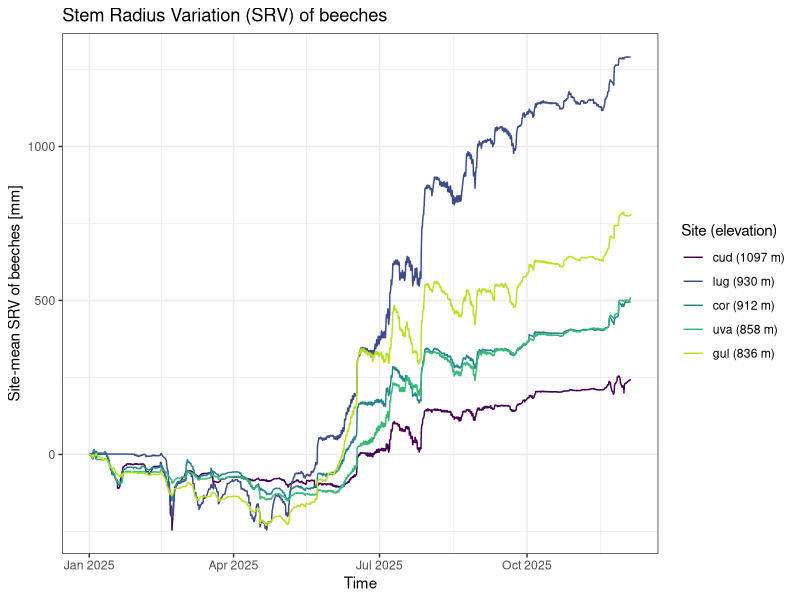
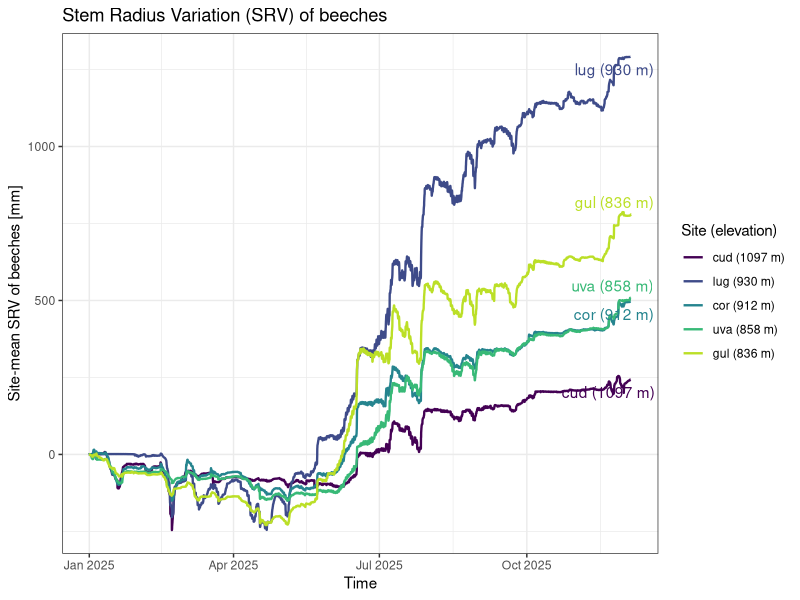
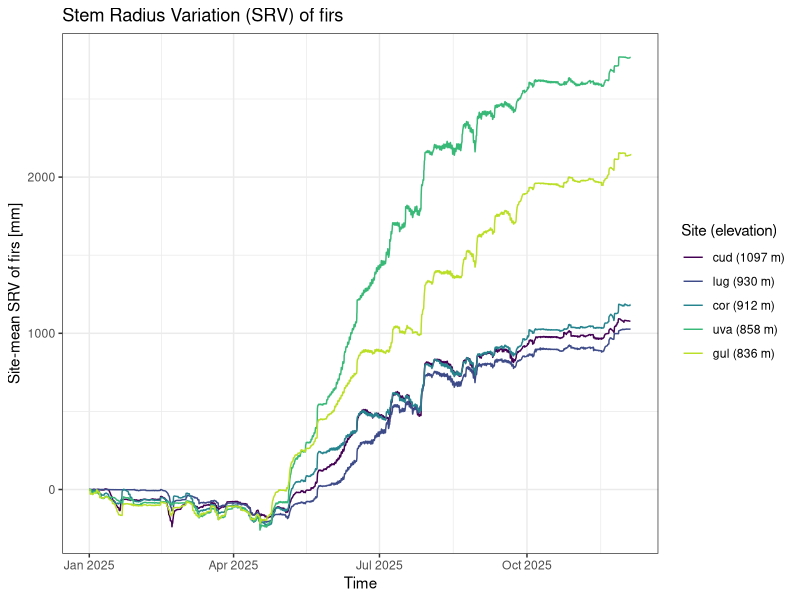
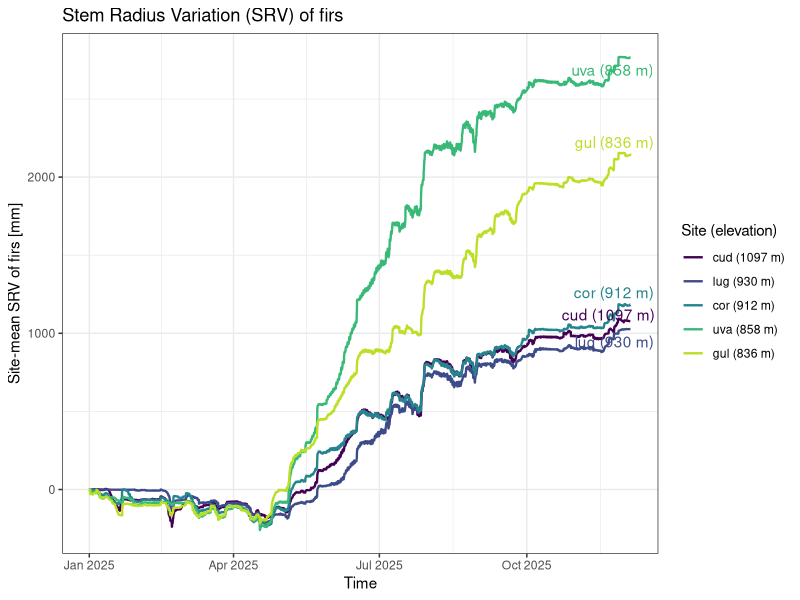
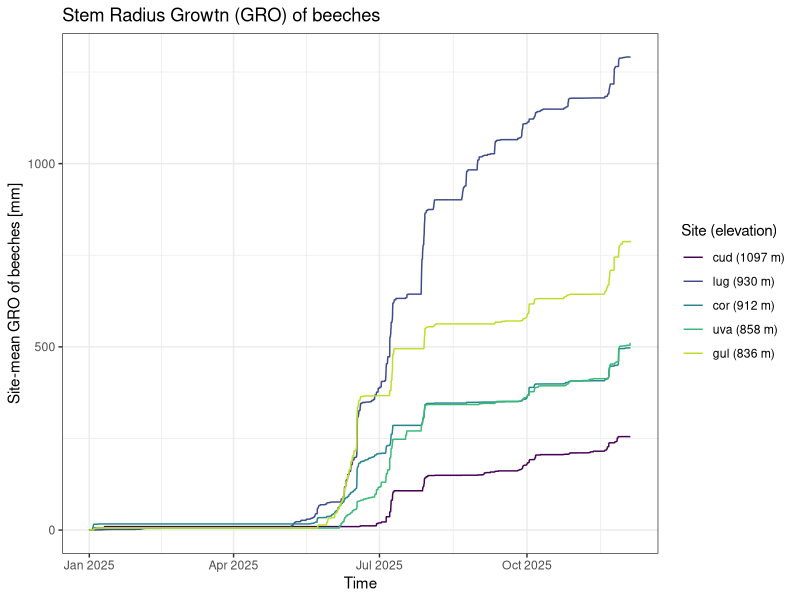
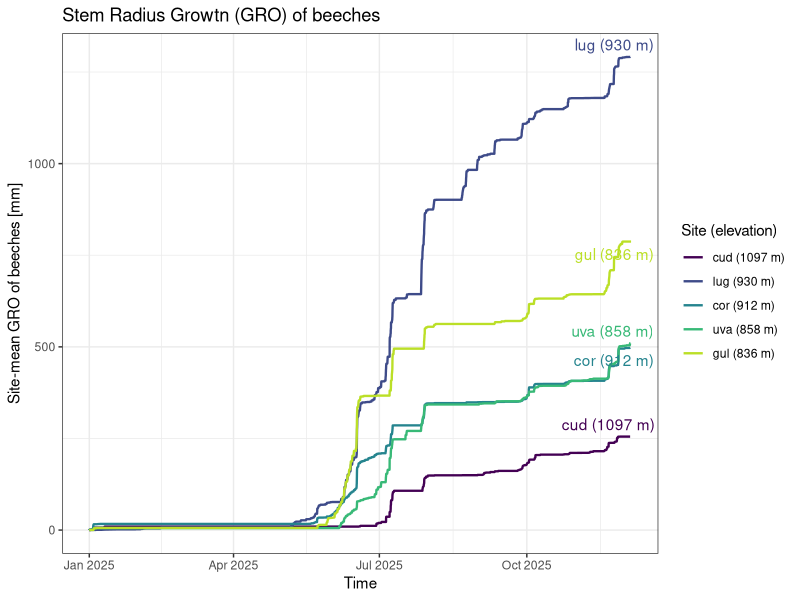
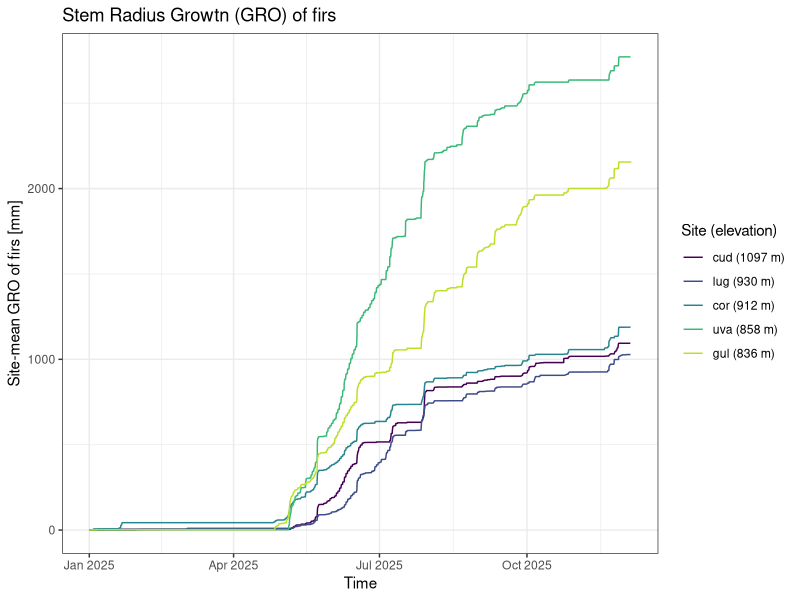
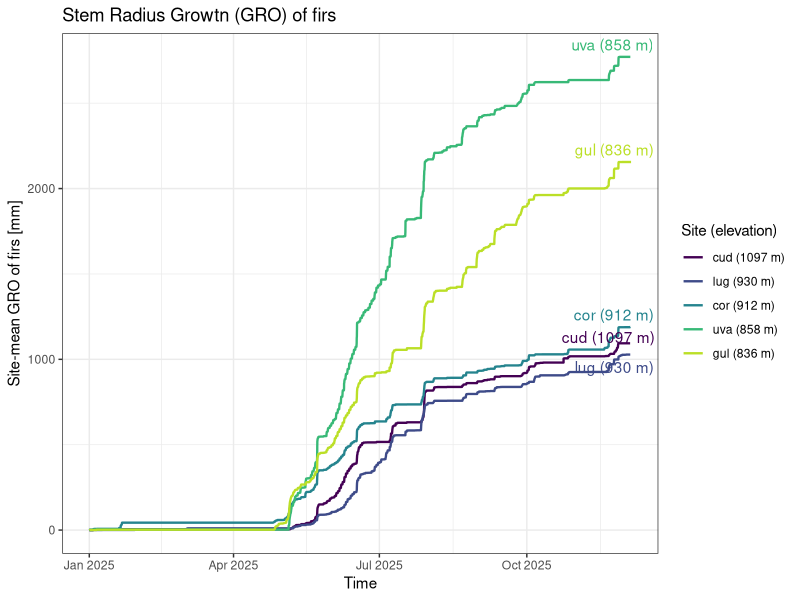

Write R code to recreate these figures, in order.
library(readxl)
library(dplyr)
library(stringr)
library(tidyverse)
library(lubridate)
library(ggplot2)
library(ggrepel)



cud <- read_excel("data/003a_Cudinka_7ddm.xlsx")
cor <- read_excel("data/004a_CorUvala_11ddm.xlsx")
gul <- read_excel("data/005a_GulVrh_8ddm.xlsx")
uva <- read_excel("data/007a_Uvalica_8ddm.xlsx")
lug <- read_excel("data/009a_Lugarnica_9ddm.xlsx")

meta <- read_excel("dendrometers list.xlsx" )

# change the single digit serial number to double digit
# change the code for C.uval from CU to CO so CU is exluded to Cudinka
meta <- meta %>%
  mutate(
    `ddm_serial_no.` = sprintf("%02d",  as.integer(`ddm_serial_no.`)),
    CODE = if_else(
      Plot=="C.uvala" & str_detect (CODE, "^CU"),
      str_replace(CODE, "^CU", "CO"),
      CODE
    )
  )


head(meta)


# select only beech and fir
target_serials <- meta %>% 
  filter (str_detect(tolower(species), 
                     "fagus_sylvatica|abies_alba")) %>%
  pull ('ddm_serial_no.') %>%
  as.character()

dfs <- list(cud = cud, cor = cor, gul = gul, 
            uva = uva, lug = lug)

select_target <- function (df){
  serials <- str_match(names(df), "^\\d+\\.\\s*(\\d+)")[,2]
  keep <- names(df) == "Time" | serials %in% target_serials
  df [, keep, drop = FALSE]
}

beechfironly <- map(dfs, select_target)


# select the time series from 01/01/2025 to 12/05/2025
start_time <- as.POSIXct(
  "01/01/2025 01:00",
  format = "%m/%d/%Y %H:%M"
)

end_time <- as.POSIXct(
  "12/05/2025 01:00",
  format = "%m/%d/%Y %H:%M"
)


beechfir2025 <- lapply(beechfironly, function(data){
  data$Time <- as.POSIXct(
    data$Time, format = "%m/%d/%Y %H:%M"
  )
  data <- data[data$Time >= start_time & 
                 data$Time <= end_time,]
  return(data)
})


# keep only the time stamps at every half hour
beechfir2025_halfhr <- lapply(beechfir2025, function(data)
{
  data <- data [
    minute(data$Time)%in% c(0,30)&
      second (data$Time) == 0,
  ]
  return(data)
})

# remove N.A.
beechfir2025_halfhr_clean <- lapply(beechfir2025_halfhr, function(data)
{
  data <- na.omit(data) 
  return(data)
})

# define the cleaned data as MYDATA
MYDATA <- beechfir2025_halfhr_clean

# calculate Stem radius variation
SRV <- lapply(names(MYDATA), function(site_name){
  data <- MYDATA[[site_name]]
  
  tree_cols <- colnames(data)[2:ncol(data)]
  SRV <- data.frame(Time = data$Time)
  
  for (col in tree_cols){
    values <- data[[col]]
    fluct <- (values - values[1])/(2*pi)*1000
    SRV[[col]] <- fluct
  }
  SRV$Time <- as.POSIXct(
    SRV$Time, format = "%m/%d/%Y %H:%M"
  )
  
  SRV$Site <-  site_name
  
  return (SRV)
})


# change the df names in SRV
names (SRV) <- c("cud","cor","gul","uva","lug")

# change the column names to each sensor's unique CODE
lookup <- setNames(meta$CODE,meta$ddm_serial_no.)

SRV <- lapply(SRV, function (df){
  old <- names(df)[-1]
  serial <- sub("^\\d+\\.\\s*(\\d+)\\s+Increment.*$", "\\1", old)
  new <- unname(lookup[serial])
  names(df)[-1] <- new
  df
})

# delete the last useless column in each df
SRV <- lapply(SRV, function(d) d[, !is.na(names(d))])

#create df for site elevatoin
elev <- data.frame(
  name = c("rap","med","cud","cor","gul","rje","uva",
           "pan","lug","vre"),
  elevation = c(542,685,1097,912,836,747,858,862,930,921),
  beech_num = c(7,4,2,4,3,6,4,5,4,0),
  fir_num = c(0,0,5,4,3,0,4,0,4,3)
)


# select all the sensors for beech, calculate the mean of beech sensors
# in each site, then create a df for site_mean 

fagus_codes <- meta$CODE [grepl("^Fagus_sylvatica", meta$species, 
                                ignore.case = TRUE)]

SRV_site_mean_beech <- bind_rows(lapply(names(SRV), function (s){
  df <- SRV[[s]]
  cols <- intersect(names(df),fagus_codes)

data.frame(
  Time = as.POSIXct(df$Time),
  site = s,
  mean_incr = rowMeans(df[, cols, drop = FALSE], na.rm = TRUE),
  n_sensors = length(cols)
)
}))


# add elevation to the site means
SRV_site_mean_beech <- SRV_site_mean_beech %>%
  left_join(elev %>% mutate(name = as.character(name)) %>% select(name, elevation),
            by = c("site" = "name")) %>%
  mutate(
    site_label = paste0(site, " (", elevation, " m)"),
    # order the legend from highest to lowest elevation
    site_label = factor(site_label,
                        levels = unique(site_label[order(-elevation)]))
  )

## plot the site means for beeches
ggplot(SRV_site_mean_beech, aes(Time, mean_incr, colour = site_label)) +
  geom_line() +
  scale_colour_viridis_d(option = "D", end = 0.9) +
  labs(
    title = "Stem Radius Variation (SRV) of beeches",
    y = "Site-mean SRV of beeches [mm]", colour = "Site (elevation)") +
  theme_bw()

## plot the site means for beeches
#library(ggrepel) # to add text labels to the lines

site_labels_SRVbeech <- SRV_site_mean_beech %>%
  group_by(site_label) %>%
  filter(Time == max(Time, na.rm = TRUE)) %>%
  ungroup()

ggplot(SRV_site_mean_beech, aes(Time, mean_incr, colour = site_label)) +
  geom_line(linewidth = 0.8) +
  geom_text_repel(
    data = site_labels_SRVbeech,
    aes(label = site_label),
    direction = "y",
    hjust = 0,
    nudge_x = 10000,
    segment.color = NA,
    show.legend = FALSE
  ) +
  scale_colour_viridis_d(option = "D", end = 0.9) +
  labs(
    title = "Stem Radius Variation (SRV) of beeches",
    y = "Site-mean SRV of beeches [mm]",
    x = "Time",
    colour = "Site (elevation)"
  ) +
  theme_bw()



### same thing, for firs

# select all the sensors for firs, calculate the mean of fir sensors
# in each site, then create a df for site_mean 

abies_codes <- meta$CODE [grepl("^Abies_alba", meta$species, 
                                ignore.case = TRUE)]

SRV_site_mean_fir <- bind_rows(lapply(names(SRV), function (s){
  df <- SRV[[s]]
  cols <- intersect(names(df),abies_codes)
  
  data.frame(
    Time = as.POSIXct(df$Time),
    site = s,
    mean_incr = rowMeans(df[, cols, drop = FALSE], na.rm = TRUE),
    n_sensors = length(cols)
  )
}))


# add elevation to the site means
SRV_site_mean_fir <- SRV_site_mean_fir %>%
  left_join(elev %>% mutate(name = as.character(name)) %>% select(name, elevation),
            by = c("site" = "name")) %>%
  mutate(
    site_label = paste0(site, " (", elevation, " m)"),
    # order the legend from highest to lowest elevation
    site_label = factor(site_label,
                        levels = unique(site_label[order(-elevation)]))
  )

## plot the site means for beeches
ggplot(SRV_site_mean_fir, aes(Time, mean_incr, colour = site_label)) +
  geom_line() +
  scale_colour_viridis_d(option = "D", end = 0.9) +
  labs(
    title = "Stem Radius Variation (SRV) of firs",
    y = "Site-mean SRV of firs [mm]", colour = "Site (elevation)") +
  theme_bw()

## plot the site means for beeches
#library(ggrepel) # to add text labels to the lines

site_labels_SRVfir <- SRV_site_mean_fir %>%
  group_by(site_label) %>%
  filter(Time == max(Time, na.rm = TRUE)) %>%
  ungroup()

ggplot(SRV_site_mean_fir, aes(Time, mean_incr, colour = site_label)) +
  geom_line(linewidth = 0.8) +
  geom_text_repel(
    data = site_labels_SRVfir,
    aes(label = site_label),
    direction = "y",
    hjust = 0,
    nudge_x = 10000,
    segment.color = NA,
    show.legend = FALSE
  ) +
  scale_colour_viridis_d(option = "D", end = 0.9) +
  labs(
    title = "Stem Radius Variation (SRV) of firs",
    y = "Site-mean SRV of firs [mm]",
    x = "Time",
    colour = "Site (elevation)"
  ) +
  theme_bw()


## calculate the GRO

GRO <- lapply(SRV, function(df) {
  df[-1] <- lapply(df[-1], cummax)   # all columns except Time
  df
})

GRO_site_mean_beech <- bind_rows(lapply(names(GRO), function (s){
  df <- GRO[[s]]
  cols <- intersect(names(df),fagus_codes)
  
  data.frame(
    Time = as.POSIXct(df$Time),
    site = s,
    mean_incr = rowMeans(df[, cols, drop = FALSE], na.rm = TRUE),
    n_sensors = length(cols)
  )
}))


# add elevation to the site means
GRO_site_mean_beech <- GRO_site_mean_beech %>%
  left_join(elev %>% mutate(name = as.character(name)) %>% select(name, elevation),
            by = c("site" = "name")) %>%
  mutate(
    site_label = paste0(site, " (", elevation, " m)"),
    # order the legend from highest to lowest elevation
    site_label = factor(site_label,
                        levels = unique(site_label[order(-elevation)]))
  )

## plot the site means for beeches
ggplot(GRO_site_mean_beech, aes(Time, mean_incr, colour = site_label)) +
  geom_line() +
  scale_colour_viridis_d(option = "D", end = 0.9) +
  labs(
    title = "Stem Radius Growtn (GRO) of beeches",
    y = "Site-mean GRO of beeches [mm]", colour = "Site (elevation)") +
  theme_bw()

## plot the site means for beeches with added text labels to the lines

site_labels_GRObeech <- GRO_site_mean_beech %>%
  group_by(site_label) %>%
  filter(Time == max(Time, na.rm = TRUE)) %>%
  ungroup()

ggplot(GRO_site_mean_beech, aes(Time, mean_incr, colour = site_label)) +
  geom_line(linewidth = 0.8) +
  geom_text_repel(
    data = site_labels_GRObeech,
    aes(label = site_label),
    direction = "y",
    hjust = 0,
    nudge_x = 10000,
    segment.color = NA,
    show.legend = FALSE
  ) +
  scale_colour_viridis_d(option = "D", end = 0.9) +
  labs(
    title = "Stem Radius Growtn (GRO) of beeches",
    y = "Site-mean GRO of beeches [mm]",
    x = "Time",
    colour = "Site (elevation)"
  ) +
  theme_bw()



### same thing, for firs

GRO_site_mean_fir <- bind_rows(lapply(names(GRO), function (s){
  df <- GRO[[s]]
  cols <- intersect(names(df),abies_codes)
  
  data.frame(
    Time = as.POSIXct(df$Time),
    site = s,
    mean_incr = rowMeans(df[, cols, drop = FALSE], na.rm = TRUE),
    n_sensors = length(cols)
  )
}))


# add elevation to the site means
GRO_site_mean_fir <- GRO_site_mean_fir %>%
  left_join(elev %>% mutate(name = as.character(name)) %>% select(name, elevation),
            by = c("site" = "name")) %>%
  mutate(
    site_label = paste0(site, " (", elevation, " m)"),
    # order the legend from highest to lowest elevation
    site_label = factor(site_label,
                        levels = unique(site_label[order(-elevation)]))
  )

## plot the site means for beeches
ggplot(GRO_site_mean_fir, aes(Time, mean_incr, colour = site_label)) +
  geom_line() +
  scale_colour_viridis_d(option = "D", end = 0.9) +
  labs(
    title = "Stem Radius Growtn (GRO) of firs",
    y = "Site-mean GRO of firs [mm]", colour = "Site (elevation)") +
  theme_bw()

## plot the site means for beeches
#library(ggrepel) # to add text labels to the lines

site_labels_GROfir <- GRO_site_mean_fir %>%
  group_by(site_label) %>%
  filter(Time == max(Time, na.rm = TRUE)) %>%
  ungroup()

ggplot(GRO_site_mean_fir, aes(Time, mean_incr, colour = site_label)) +
  geom_line(linewidth = 0.8) +
  geom_text_repel(
    data = site_labels_GROfir,
    aes(label = site_label),
    direction = "y",
    hjust = 0,
    nudge_x = 10000,
    segment.color = NA,
    show.legend = FALSE
  ) +
  scale_colour_viridis_d(option = "D", end = 0.9) +
  labs(
    title = "Stem Radius Growtn (GRO) of firs",
    y = "Site-mean GRO of firs [mm]",
    x = "Time",
    colour = "Site (elevation)"
  ) +
  theme_bw()

# calculate the TWD tree water deficit based on SRV and GRO

TWD <- Map(function(gro, srv) {
  out <- srv                       # keeps Time and the structure
  out[-1] <- srv[-1] - gro[-1]    # GRO - SRV, all columns except Time
  out
}, GRO, SRV)

TWD_site_mean_beech <- bind_rows(lapply(names(TWD), function (s){
  df <- TWD[[s]]
  cols <- intersect(names(df),fagus_codes)
  
  data.frame(
    Time = as.POSIXct(df$Time),
    site = s,
    mean_incr = rowMeans(df[, cols, drop = FALSE], na.rm = TRUE),
    n_sensors = length(cols)
  )
}))


# add elevation to the site means
TWD_site_mean_beech <- TWD_site_mean_beech %>%
  left_join(elev %>% mutate(name = as.character(name)) %>% select(name, elevation),
            by = c("site" = "name")) %>%
  mutate(
    site_label = paste0(site, " (", elevation, " m)"),
    # order the legend from highest to lowest elevation
    site_label = factor(site_label,
                        levels = unique(site_label[order(-elevation)]))
  )

## plot the site means for beeches
ggplot(TWD_site_mean_beech, aes(Time, mean_incr, colour = site_label)) +
  geom_line() +
  scale_colour_viridis_d(option = "D", end = 0.9) +
  labs(
    title = "Tree Water Deficit (TWD) of beeches",
    y = "Site-mean TWD of beeches [mm]", colour = "Site (elevation)") +
  theme_bw()

### same thing, for firs
TWD_site_mean_fir <- bind_rows(lapply(names(TWD), function (s){
  df <- TWD[[s]]
  cols <- intersect(names(df),abies_codes)
  
  data.frame(
    Time = as.POSIXct(df$Time),
    site = s,
    mean_incr = rowMeans(df[, cols, drop = FALSE], na.rm = TRUE),
    n_sensors = length(cols)
  )
}))


# add elevation to the site means
TWD_site_mean_fir <- TWD_site_mean_fir %>%
  left_join(elev %>% mutate(name = as.character(name)) %>% select(name, elevation),
            by = c("site" = "name")) %>%
  mutate(
    site_label = paste0(site, " (", elevation, " m)"),
    # order the legend from highest to lowest elevation
    site_label = factor(site_label,
                        levels = unique(site_label[order(-elevation)]))
  )

## plot the site means for beeches
ggplot(TWD_site_mean_fir, aes(Time, mean_incr, colour = site_label)) +
  geom_line() +
  scale_colour_viridis_d(option = "D", end = 0.9) +
  labs(
    title = "Tree Water Deficit (TWD) of firs",
    y = "Site-mean TWD of firs [mm]", colour = "Site (elevation)") +
  theme_bw()

## one global max for each species
## standardized by the 95% quantile
## all TWD values are between -1 to 0.
q95beech <-  quantile (abs(TWD_site_mean_beech$mean_incr),0.95, na.rm=TRUE)
TWD_beech_std <- TWD_site_mean_beech
TWD_beech_std$mean_incr_std <- TWD_site_mean_beech$mean_incr / q95beech

q95fir <- quantile (abs(TWD_site_mean_fir$mean_incr), 0.95, na.rm=TRUE)
TWD_fir_std <- TWD_site_mean_fir
TWD_fir_std$mean_incr_std <- TWD_site_mean_fir$mean_incr / q95fir

## complete the two TWD df by adding species column
TWD_beech_std$species <- "beech"
TWD_fir_std$species   <- "fir"
## merge df of two species into one df.
TWD_std <- rbind(TWD_beech_std, TWD_fir_std)


ggplot(TWD_std, aes(x = Time, y = mean_incr_std, color = species)) +
  geom_line(linewidth = 0.4) +
  facet_wrap(~ site_label, ncol = 1) +
  scale_color_manual(values = c(beech = "#fc4e07", fir = "#1177b4")) +
  scale_x_datetime(
    date_breaks = "1 month",      
    date_labels = "%b %d"     # e.g. "Jun 01"; use "%b" for month only
  ) +
  labs(
    title = "Comparing TWD between beech and fir across elevations, Plitvice 2025",
    x = NULL, y = "Standardised TWD (Tree Water Deficit)", color = "Species") +
  theme_bw() +
  theme(legend.position = "top",
        axis.text.x = element_text(angle = 45, hjust = 1))
